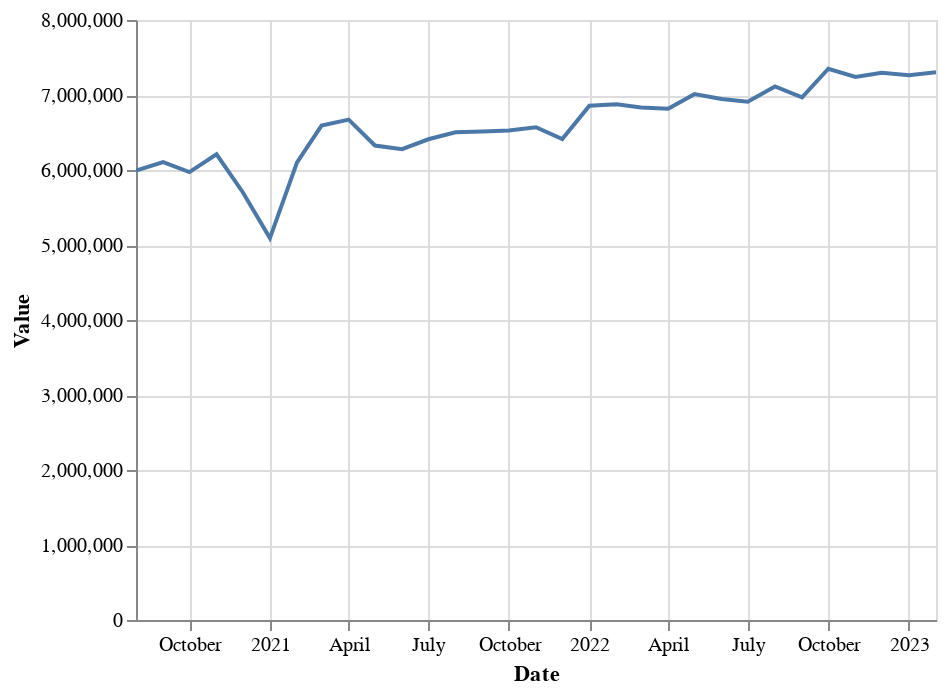

Notebook source saved alongside this figure:
### Code cell
alt.Chart(sales_montreal).mark_line().encode(
    x='Date',
    y='Value'
).interactive()

### Figure 1 — Vega-Lite specification as saved in the notebook (floating-point values rounded to 4 significant figures)
{"config": {"view": {"continuousWidth": 400, "continuousHeight": 300}}, "data": {"name": "data-9e23805bdd2520b4bbac952046d487fa"}, "mark": "line", "encoding": {"x": {"field": "Date", "type": "temporal"}, "y": {"field": "Value", "type": "quantitative"}}, "selection": {"selector005": {"type": "interval", "bind": "scales", "encodings": ["x", "y"]}}, "$schema": "https://vega.github.io/schema/vega-lite/v4.17.0.json", "datasets": {"data-9e23805bdd2520b4bbac952046d487fa": [{"Date": "2020-08-01T00:00:00", "Value": 5993137}, {"Date": "2020-09-01T00:00:00", "Value": 6106531}, {"Date": "2020-10-01T00:00:00", "Value": 5972435}, {"Date": "2020-11-01T00:00:00", "Value": 6209757}, {"Date": "2020-12-01T00:00:00", "Value": 5703922}, {"Date": "2021-01-01T00:00:00", "Value": 5092495}, {"Date": "2021-02-01T00:00:00", "Value": 6101555}, {"Date": "2021-03-01T00:00:00", "Value": 6591588}, {"Date": "2021-04-01T00:00:00", "Value": 6671994}, {"Date": "2021-05-01T00:00:00", "Value": 6326183}, {"Date": "2021-06-01T00:00:00", "Value": 6276950}, {"Date": "2021-07-01T00:00:00", "Value": 6409854}, {"Date": "2021-08-01T00:00:00", "Value": 6503350}, {"Date": "2021-09-01T00:00:00", "Value": 6514376}, {"Date": "2021-10-01T00:00:00", "Value": 6527737}, {"Date": "2021-11-01T00:00:00", "Value": 6569707}, {"Date": "2021-12-01T00:00:00", "Value": 6411589}, {"Date": "2022-01-01T00:00:00", "Value": 6855945}, {"Date": "2022-02-01T00:00:00", "Value": 6877876}, {"Date": "2022-03-01T00:00:00", "Value": 6833870}, {"Date": "2022-04-01T00:00:00", "Value": 6816842}, {"Date": "2022-05-01T00:00:00", "Value": 7011267}, {"Date": "2022-06-01T00:00:00", "Value": 6946357}, {"Date": "2022-07-01T00:00:00", "Value": 6911373}, {"Date": "2022-08-01T00:00:00", "Value": 7114241}, {"Date": "2022-09-01T00:00:00", "Value": 6967176}, {"Date": "2022-10-01T00:00:00", "Value": 7349779}, {"Date": "2022-11-01T00:00:00", "Value": 7239519}, {"Date": "2022-12-01T00:00:00", "Value": 7296095}, {"Date": "2023-01-01T00:00:00", "Value": 7262899}, {"Date": "2023-02-01T00:00:00", "Value": 7302933}]}}
